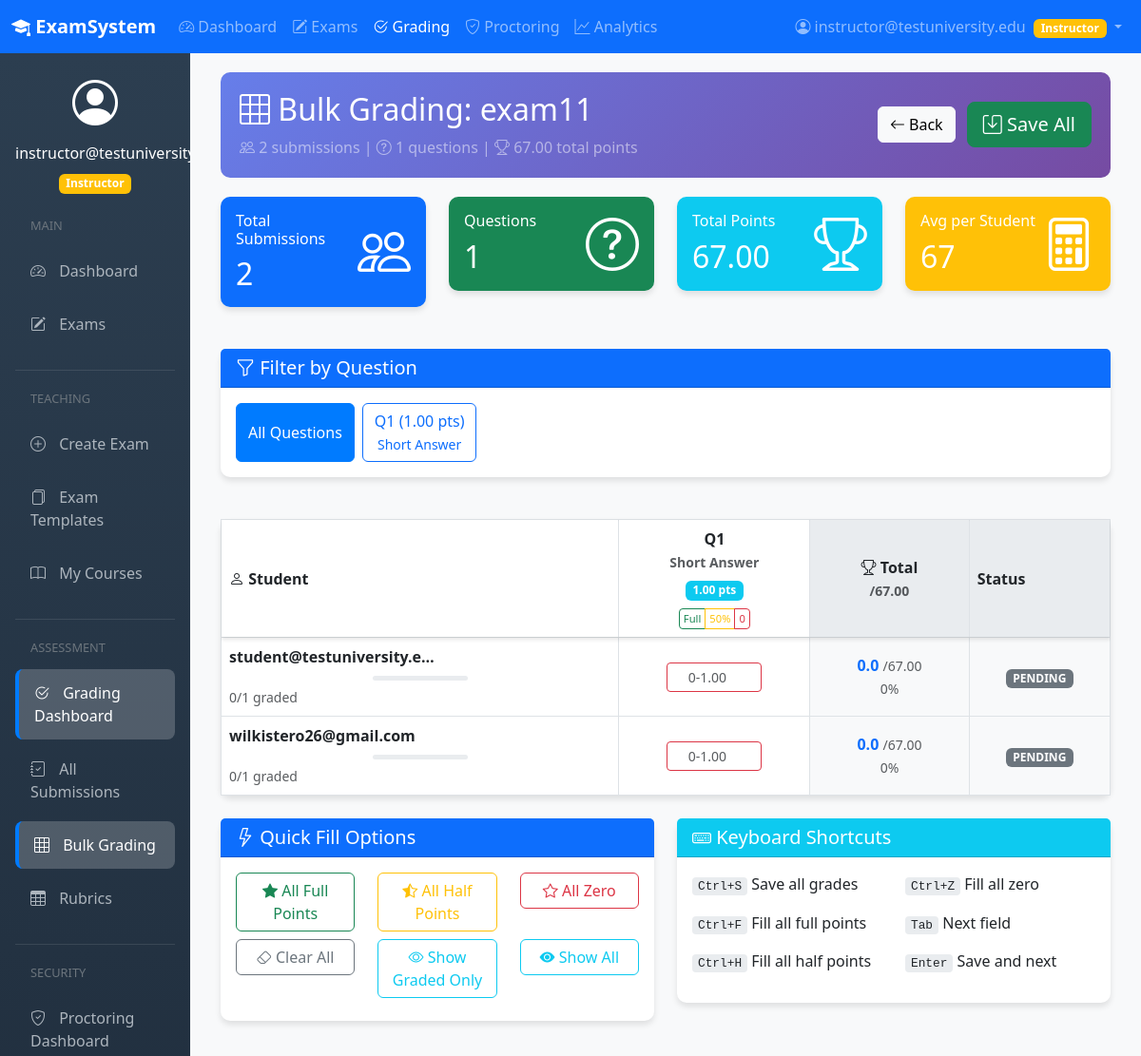
Page /grading/bulk/6a7ab1ba-a454-4c34-82ca-6ee92fba7228/ (signed in, upper part) on the earlier database version.
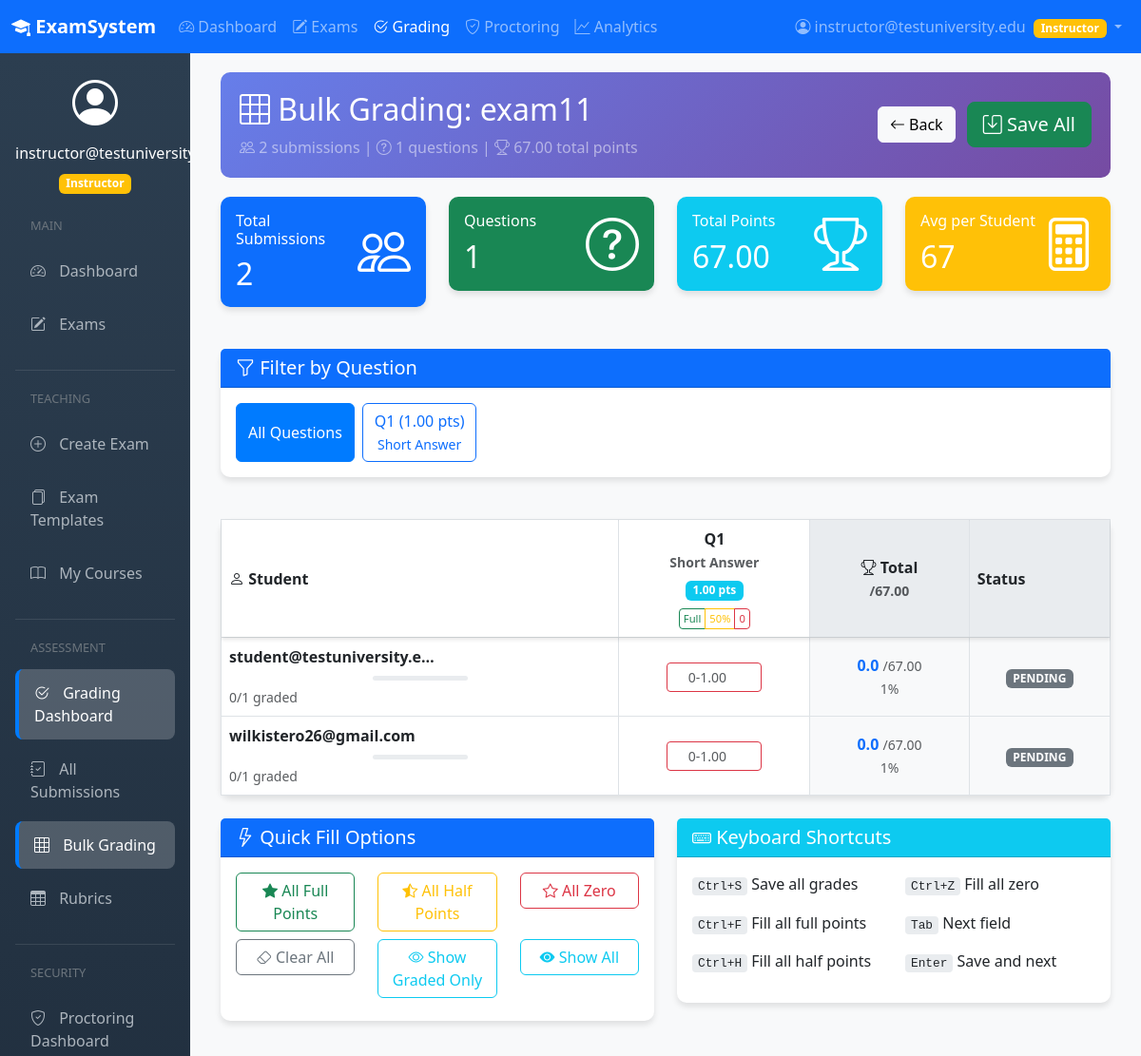
Same page on the later database version.
### apps/exams/models.py (models this page shows, shortened)
class Submission(models.Model):
    GRADING_STATUS = (
        ('PENDING', 'Pending'),
        ('AUTO_GRADED', 'Auto-graded'),
        ('MANUALLY_GRADED', 'Manually Graded'),
        ('PARTIALLY_GRADED', 'Partially Graded'),
    )
    submission_id = models.UUIDField(primary_key=True, default=uuid.uuid4, editable=False)
    exam = models.ForeignKey(Exam, on_delete=models.CASCADE, related_name='submissions')
    student = models.ForeignKey(CustomUser, on_delete=models.CASCADE, related_name='submissions')
    started_at = models.DateTimeField()
    submitted_at = models.DateTimeField(null=True, blank=True)
    total_score = models.DecimalField(max_digits=10, decimal_places=2, null=True, blank=True)
    is_graded = models.BooleanField(default=False)
    grading_status = models.CharField(max_length=20, choices=GRADING_STATUS, default='PENDING')
    created_at = models.DateTimeField(auto_now_add=True)
    class Meta:
        unique_together = ('exam', 'student')

class Exam(models.Model):
    exam_id = models.UUIDField(primary_key=True, default=uuid.uuid4, editable=False)
    title = models.CharField(max_length=255)
    description = models.TextField(blank=True)
    instructor = models.ForeignKey(CustomUser, on_delete=models.CASCADE, related_name='exams_created')
    course = models.ForeignKey(Course, on_delete=models.CASCADE, null=True, blank=True)
    time_limit_minutes = models.IntegerField(null=True, blank=True)
    total_points = models.DecimalField(max_digits=10, decimal_places=2, validators=[MinValueValidator(0)])
    passing_score = models.DecimalField(max_digits=10, decimal_places=2, null=True, blank=True)
    start_date = models.DateTimeField()
    end_date = models.DateTimeField()
    is_published = models.BooleanField(default=False)
    require_secure_browser = models.BooleanField(default=False)
    enable_plagiarism_check = models.BooleanField(default=False)
    created_at = models.DateTimeField(auto_now_add=True)
    updated_at = models.DateTimeField(auto_now=True)

### apps/users/models.py (models this page shows, shortened)
class CustomUser(AbstractUser):
    USER_ROLES = (
        ('ADMIN', 'Administrator'),
        ('INSTRUCTOR', 'Instructor'),
        ('STUDENT', 'Student'),
    )
    email = models.EmailField(_('email address'), unique=True)
    role = models.CharField(max_length=20, choices=USER_ROLES, default='STUDENT')
    institution = models.ForeignKey(Institution, on_delete=models.SET_NULL, null=True, blank=True)
    username = models.CharField(max_length=150, unique=True)
    USERNAME_FIELD = 'email'
    REQUIRED_FIELDS = ['username', 'role']
    objects = CustomUserManager()
    class Meta:
        verbose_name = _('user')
        verbose_name_plural = _('users')

### apps/grading/views.py (the view, shortened to what this page needs)
# urls.py: path('bulk/<uuid:exam_id>/', views.bulk_grade, name='bulk_grade'),
@login_required
def bulk_grade(request, exam_id):
    exam = get_object_or_404(Exam, exam_id=exam_id, instructor=request.user)
    submissions = exam.submissions.filter(
        submitted_at__isnull=False
    ).select_related('student').order_by('student__email')
    questions = exam.questions.filter(
        question_type__in=['SHORT_ANSWER', 'ESSAY']
    ).order_by('position')
    grading_data = []
    for submission in submissions:
        student_answers = {}
        for question in questions:
            answer = Answer.objects.filter(
                submission=submission,
                question=question
            ).first()
            student_answers[str(question.question_id)] = answer
        has_flags = SubmissionFlag.objects.filter(
            submission_id=submission.submission_id,
            status__in=['active', 'in_review']
        ).exists()
        grading_data.append({
            'submission': submission,
            'answers': student_answers,
            'has_flags': has_flags,
        })
    context = {
        'exam': exam,
        'grading_data': grading_data,
        'questions': questions,
        'submissions': submissions,
    }
    return render(request, 'grading/bulk_grade.html', context)

### apps/core/context_processors.py (called while the page is built)
def notification_counts(request):
    if request.user.is_authenticated:
        if request.user.role in ['INSTRUCTOR', 'ADMIN']:
            flagged_count = ProctoringSession.objects.filter(
                submission__exam__instructor=request.user,
                status='FLAGGED'
            ).count()
            pending_count = Submission.objects.filter(
                exam__instructor=request.user,
                is_graded=False,
                submitted_at__isnull=False
            ).count()
            return {
                'flagged_sessions_count': flagged_count,
                'grading_pending_count': pending_count
            }
    return {}

### apps/grading/templatetags/grading_filters.py (called while the page is built)
@register.filter
def get_item(dictionary, key):
    return dictionary.get(key, '')

### templates/grading/bulk_grade.html (shortened to what the changed rows need)
{% extends 'base.html' %}
{% load grading_filters %}
{% block content %}
<div class="container-fluid">
    <div class="bulk-header">
        <div class="d-flex justify-content-between align-items-center">
            <div>
                <h2 class="text-white mb-2">
                    <i class="bi bi-grid-3x3"></i> Bulk Grading: {{ exam.title }}
                </h2>
            </div>
        </div>
    </div>
    <div class="row mb-4">
        <div class="col-md-3">
            <div class="card text-white bg-primary">
                <div class="card-body">
                    <div class="d-flex justify-content-between align-items-center">
                        <div>
                            <h2 class="mb-0">{{ submissions|length }}</h2>
                        </div>
                    </div>
                </div>
            </div>
        </div>
        <div class="col-md-3">
            <div class="card text-white bg-success">
                <div class="card-body">
                    <div class="d-flex justify-content-between align-items-center">
                        <div>
                            <h2 class="mb-0">{{ questions|length }}</h2>
                        </div>
                    </div>
                </div>
            </div>
        </div>
        <div class="col-md-3">
            <div class="card text-white bg-info">
                <div class="card-body">
                    <div class="d-flex justify-content-between align-items-center">
                        <div>
                            <h2 class="mb-0">{{ exam.total_points }}</h2>
                        </div>
                    </div>
                </div>
            </div>
        </div>
        <div class="col-md-3">
            <div class="card text-white bg-warning">
                <div class="card-body">
                    <div class="d-flex justify-content-between align-items-center">
                        <div>
                            <h2 class="mb-0">{{ exam.total_points|floatformat:0 }}</h2>
                        </div>
                    </div>
                </div>
            </div>
        </div>
    </div>
    <form method="post" id="bulkGradeForm">
        {% if submissions %}
        <div class="card">
            <div class="card-body p-0">
                <div class="table-responsive">
                    <table class="table table-bordered table-hover mb-0" id="gradingTable">
                        <thead class="sticky-header">
                            <tr>
                                <th class="sticky-col" style="min-width: 250px;">
                                    <i class="bi bi-person"></i> Student
                                </th>
                                {% for question in questions %}
                                <th class="text-center question-header"
                                    data-question="{{ question.question_id }}"
                                    style="min-width: 120px;">
                                    <div>Q{{ question.position }}</div>
                                    <small class="text-muted">{{ question.get_question_type_display }}</small>
                                    <div class="mt-1">
                                        <span class="badge bg-info">{{ question.points }} pts</span>
                                    </div>
                                    <div class="btn-group btn-group-sm mt-2">
                                        <button type="button" class="btn btn-outline-success btn-xs"
                                                onclick="fillColumn('{{ question.question_id }}', 'full', {{ question.points }})"
                                                title="Fill all with full points">
                                            Full
                                        </button>
                                        <button type="button" class="btn btn-outline-warning btn-xs"
                                                onclick="fillColumn('{{ question.question_id }}', 'half', {{ question.points }})"
                                                title="Fill all with half points">
                                            50%
                                        </button>
                                        <button type="button" class="btn btn-outline-danger btn-xs"
                                                onclick="fillColumn('{{ question.question_id }}', 'zero', {{ question.points }})"
                                                title="Fill all with zero">
                                            0
                                        </button>
                                    </div>
                                </th>
                                {% endfor %}
                                <th class="text-center" style="min-width: 100px; background-color: #e9ecef;">
                                    <i class="bi bi-trophy"></i> Total
                                    <br>
                                    <small class="text-muted">/{{ exam.total_points }}</small>
                                </th>
                                <th style="min-width: 80px; background-color: #e9ecef;">Status</th>
                            </tr>
                        </thead>
                        <tbody>
                            {% for item in grading_data %}
                            <tr class="student-row" data-student="{{ item.submission.student.email }}">
                                <td class="sticky-col">
                                    <strong>{{ item.submission.student.email|truncatechars:25 }}</strong>
                                    {% with total_questions=questions|length %}
                                    {% with graded_count=item.submission.graded_answers|default:0 %}
                                    <div class="progress progress-sm mt-2">
                                    </div>
                                    <small class="text-muted">
                                        {{ graded_count }}/{{ total_questions }} graded
                                    </small>
                                    {% endwith %}
                                    {% endwith %}
                                </td>
                                {% for question in questions %}
                                <td class="text-center question-col" data-question="{{ question.question_id }}">
                                    {% with answer=item.answers|get_item:question.question_id %}
                                    <input type="number"
                                           name="points_{{ answer.answer_id|default:'' }}_{{ question.question_id }}_{{ item.submission.submission_id }}"
                                           class="form-control form-control-sm grade-input mx-auto"
                                           min="0"
                                           max="{{ question.points }}"
                                           step="0.5"
                                           value="{{ answer.points_awarded|default:'' }}"
                                           placeholder="0-{{ question.points }}"
                                           data-student="{{ item.submission.student.email }}"
                                           data-question="{{ question.question_id }}"
                                           onchange="updateRowStatus(this, '{{ item.submission.submission_id }}')">
                                    {% endwith %}
                                </td>
                                {% endfor %}
                                <td class="text-center align-middle" style="background-color: #f8f9fa;">
                                    <strong class="text-primary total-score" id="total-{{ item.submission.submission_id }}">
                                    </strong>
                                    <small class="text-muted">/{{ exam.total_points }}</small>
                                    {% if exam.total_points > 0 %}
                                    <br>
                                    <small class="text-muted">
                                        {% widthratio item.submission.total_score|default:0 exam.total_points 100 %}%
                                    </small>
                                    {% endif %}
                                </td>
                                <td class="text-center" style="background-color: #f8f9fa;">
                                    <span class="badge
                                        {% if item.submission.is_graded %}bg-success
                                        {% elif item.submission.grading_status == 'PARTIALLY_GRADED' %}bg-warning
                                        {% else %}bg-secondary{% endif %}
                                        status-badge" id="status-{{ item.submission.submission_id }}">
                                    </span>
                                </td>
                            </tr>
                            {% endfor %}
                        </tbody>
                    </table>
                </div>
            </div>
        </div>
        {% endif %}
    </form>
</div>
{% endblock %}

Differences in the rows shown:
changed Submission "student@testuniversity.e…": total_score.total_points "0" → "1"
changed Submission "wilkistero26@gmail.com": total_score.total_points "0" → "1"
